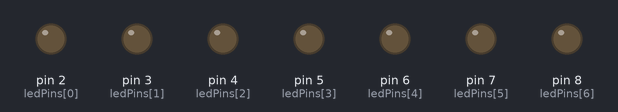
The sketch below on a simulated Arduino Uno, built with avr-gcc and run on an emulated ATmega328P. Shown: output pins drawn as LEDs (lit = HIGH).

Above: at 0.1 s.
At 5.1 s:
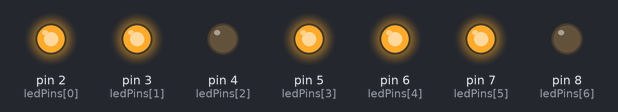
At 9.1 s:
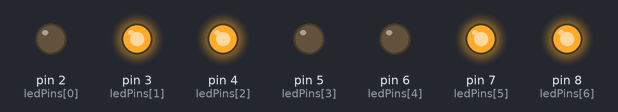
At 19.1 s:
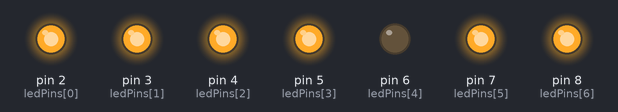
At 28.1 s:
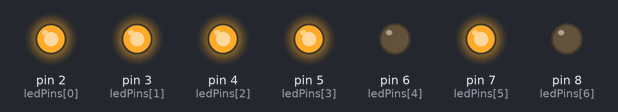
At 38.1 s:
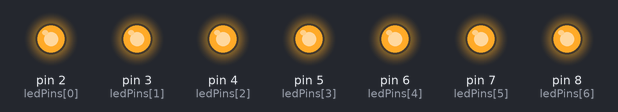
Timing chart, 0 to 40.0 s (numbered marks = the images above):
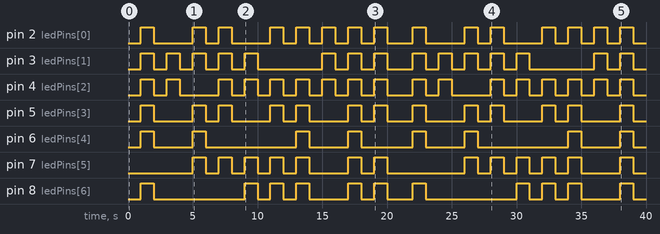

The sketch:

7_Segment_Numbers.ino
```cpp
const int NUM_LEDS = 7;
int ledPins[NUM_LEDS] = {2, 3, 4, 5, 6, 7, 8};

void setup() {
  for (int i = 0; i < NUM_LEDS; i++) {
    pinMode(ledPins[i], OUTPUT);
  }
}

void loop() {
  //initialize at 0
  for (int i = 0; i < NUM_LEDS; i++) {
    digitalWrite(ledPins[i], LOW);
  }
  delay(1000);

  //Display 0
  digitalWrite(2, HIGH);
  digitalWrite(3, HIGH);
  digitalWrite(4, HIGH);
  digitalWrite(5, HIGH);
  digitalWrite(6, HIGH);
  digitalWrite(8, HIGH);
  delay(1000);
  for (int i = 0; i < NUM_LEDS; i++) {
    digitalWrite(ledPins[i], LOW);
  }
  delay(1000);

  //Display 1
  digitalWrite(3, HIGH);
  digitalWrite(4, HIGH);
  delay(1000);
  for (int i = 0; i < NUM_LEDS; i++) {
    digitalWrite(ledPins[i], LOW);
  }
  delay(1000);

  //Display 2
  digitalWrite(2, HIGH);
  digitalWrite(3, HIGH);
  digitalWrite(5, HIGH);
  digitalWrite(6, HIGH);
  digitalWrite(7, HIGH);
  delay(1000);
  for (int i = 0; i < NUM_LEDS; i++) {
    digitalWrite(ledPins[i], LOW);
  }
  delay(1000);

  //Display 3
  digitalWrite(2, HIGH);
  digitalWrite(3, HIGH);
  digitalWrite(4, HIGH);
  digitalWrite(5, HIGH);
  digitalWrite(7, HIGH);
  delay(1000);
  for (int i = 0; i < NUM_LEDS; i++) {
    digitalWrite(ledPins[i], LOW);
  }
  delay(1000);

  //Display 4
  digitalWrite(3, HIGH);
  digitalWrite(4, HIGH);
  digitalWrite(7, HIGH);
  digitalWrite(8, HIGH);
  delay(1000);
  for (int i = 0; i < NUM_LEDS; i++) {
    digitalWrite(ledPins[i], LOW);
  }
  delay(1000);

  //Display 5
  digitalWrite(2, HIGH);
  digitalWrite(4, HIGH);
  digitalWrite(5, HIGH);
  digitalWrite(7, HIGH);
  digitalWrite(8, HIGH);
  delay(1000);
  for (int i = 0; i < NUM_LEDS; i++) {
    digitalWrite(ledPins[i], LOW);
  }
  delay(1000);

  //Display 6
  digitalWrite(2, HIGH);
  digitalWrite(4, HIGH);
  digitalWrite(5, HIGH);
  digitalWrite(6, HIGH);
  digitalWrite(7, HIGH);
  digitalWrite(8, HIGH);
  delay(1000);
  for (int i = 0; i < NUM_LEDS; i++) {
    digitalWrite(ledPins[i], LOW);
  }
  delay(1000);

  //Display 7
  digitalWrite(2, HIGH);
  digitalWrite(3, HIGH);
  digitalWrite(4, HIGH);

  delay(1000);
  for (int i = 0; i < NUM_LEDS; i++) {
    digitalWrite(ledPins[i], LOW);
  }
  delay(1000);

  //Display 8
  digitalWrite(2, HIGH);
  digitalWrite(3, HIGH);
  digitalWrite(4, HIGH);
  digitalWrite(5, HIGH);
  digitalWrite(6, HIGH);
  digitalWrite(7, HIGH);
  digitalWrite(8, HIGH);
  delay(1000);
  for (int i = 0; i < NUM_LEDS; i++) {
    digitalWrite(ledPins[i], LOW);
  }
  delay(1000);

  //Display 9
  digitalWrite(2, HIGH);
  digitalWrite(3, HIGH);
  digitalWrite(4, HIGH);
  digitalWrite(5, HIGH);
  digitalWrite(7, HIGH);
  digitalWrite(8, HIGH);
  delay(1000);
  for (int i = 0; i < NUM_LEDS; i++) {
    digitalWrite(ledPins[i], LOW);
  }
  delay(1000);
}
```

Measured:
- by itself, pin 2 (ledPins[0]): LOW → HIGH at 1.0 s, → LOW 1.0 s later, → HIGH 3.0 s later, → LOW 1.0 s later, … (30 changes in this stretch)
- by itself, pin 3 (ledPins[1]): LOW → HIGH at 1.0 s, → LOW 1.0 s later, → HIGH 1.0 s later, → LOW 1.0 s later, … (30 changes in this stretch)
- by itself, pin 4 (ledPins[2]): LOW → HIGH at 1.0 s, → LOW 1.0 s later, → HIGH 1.0 s later, → LOW 1.0 s later, … (34 changes in this stretch)
- by itself, pin 5 (ledPins[3]): LOW → HIGH at 1.0 s, → LOW 1.0 s later, → HIGH 3.0 s later, → LOW 1.0 s later, … (26 changes in this stretch)
- by itself, pin 6 (ledPins[4]): LOW → HIGH at 1.0 s, → LOW 1.0 s later, → HIGH 3.0 s later, → LOW 1.0 s later, … (16 changes in this stretch)
- by itself, pin 7 (ledPins[5]): LOW → HIGH at 5.0 s, → LOW 1.0 s later, → HIGH 1.0 s later, → LOW 1.0 s later, … (26 changes in this stretch)
- by itself, pin 8 (ledPins[6]): LOW → HIGH at 1.0 s, → LOW 1.0 s later, → HIGH 7.0 s later, → LOW 1.0 s later, … (22 changes in this stretch)
